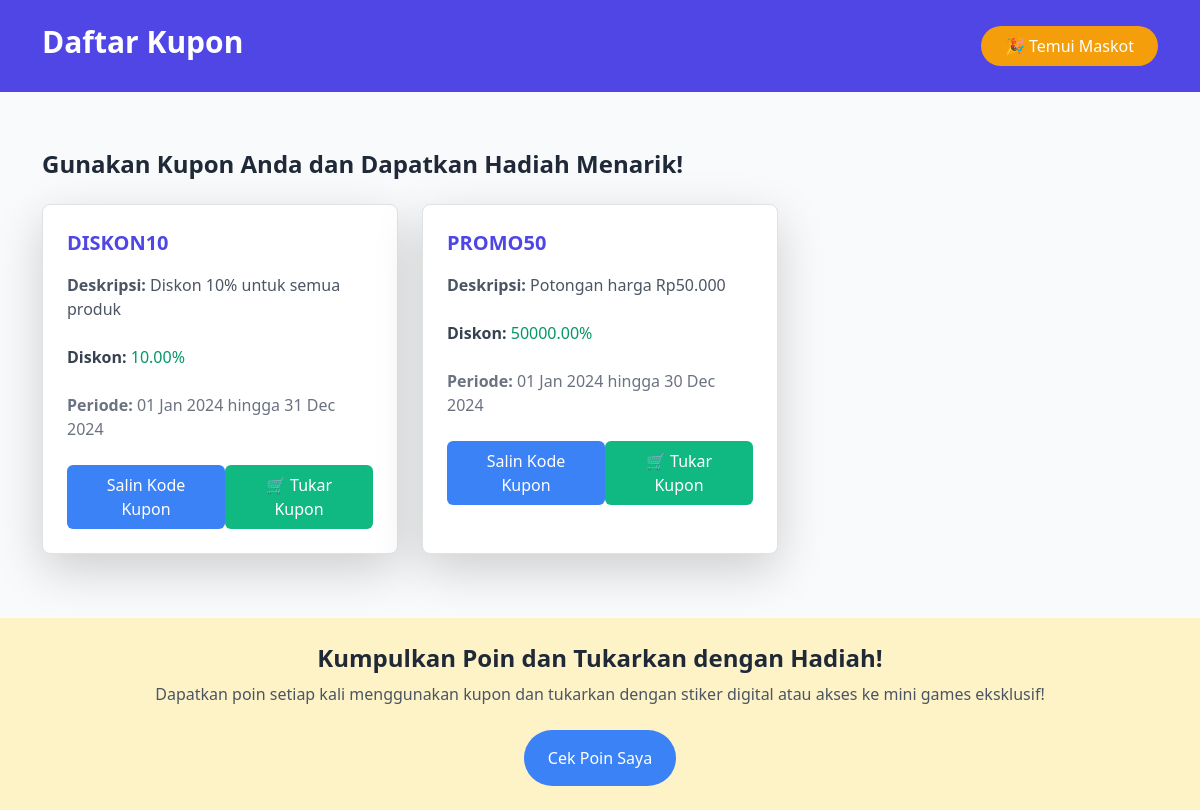
Screenshot of /user/cobapopup.php with the database file from the repository.
### tables this page shows
CREATE TABLE `kupon` (
  `id` int(11) NOT NULL,
  `kode` varchar(255) NOT NULL,
  `deskripsi` text DEFAULT NULL,
  `diskon` decimal(10,2) NOT NULL,
  `tanggal_berlaku` datetime NOT NULL,
  `tanggal_kadaluarsa` datetime NOT NULL
);

### functions.php (called while the page is built, shortened)
<?php
function dbConnect() {
    $servername = "localhost";
    $username = "root";
    $password = "";
    $dbname = "toko_hotwheels";
    $conn = new mysqli($servername, $username, $password, $dbname);
    return $conn;
}
function getAllKupons() {
    $conn = dbConnect();
    $stmt = $conn->prepare("SELECT * FROM kupon");
    $stmt->execute();
    $result = $stmt->get_result();
    $kupons = $result->fetch_all(MYSQLI_ASSOC);
    return $kupons;
}

### user/cobapopup.php (the view, shortened to what this page needs)
<?php
require '../functions.php';
$kupons = getAllKupons();
?>
<!DOCTYPE html>
<html lang="id">
<head>
    <link href="https://cdn.jsdelivr.net/npm/tailwindcss@2.2.19/dist/tailwind.min.css" rel="stylesheet">
    <link href="https://cdn.jsdelivr.net/npm/bootstrap@5.3.0-alpha1/dist/css/bootstrap.min.css" rel="stylesheet">
</head>
<body class="bg-gray-50">
    <header class="bg-indigo-600 text-white py-4 mb-6">
        <div class="container mx-auto flex justify-between items-center">
            <h1 class="text-3xl font-bold">Daftar Kupon</h1>
            <button onclick="showMascot()" class="bg-yellow-500 px-4 py-2 rounded-full text-white hover:bg-yellow-600">
                🎉 Temui Maskot
            </button>
        </div>
    </header>
    <div class="container mx-auto p-8">
        <h2 class="text-2xl font-semibold text-gray-800 mb-6">Gunakan Kupon Anda dan Dapatkan Hadiah Menarik!</h2>
        <div class="grid grid-cols-1 md:grid-cols-2 lg:grid-cols-3 gap-6">
            <?php foreach ($kupons as $kupon): ?>
                <div class="bg-white p-6 rounded-lg shadow-lg border border-gray-200 transition-all transform hover:scale-105 hover:shadow-xl">
                    <h3 class="text-xl font-semibold text-indigo-600 mb-3"><?php echo $kupon['kode']; ?></h3>
                    <p class="text-gray-600 mb-4"><strong>Deskripsi:</strong> <?php echo $kupon['deskripsi']; ?></p>
                    <p class="text-gray-700 mb-4"><strong>Diskon:</strong> <span class="text-green-600"><?php echo $kupon['diskon']; ?>%</span></p>
                    <p class="text-gray-500 mb-6"><strong>Periode:</strong> <?php echo date('d M Y', strtotime($kupon['tanggal_berlaku'])); ?> hingga <?php echo date('d M Y', strtotime($kupon['tanggal_kadaluarsa'])); ?></p>
                    <div class="flex items-center justify-between">
                        <button onclick="copyKuponCode('<?php echo $kupon['kode']; ?>')" class="bg-blue-500 text-white py-2 px-4 rounded-md hover:bg-blue-600 transition duration-300 ease-in-out">
                            Salin Kode Kupon
                        </button>
                        <button class="bg-green-500 text-white py-2 px-4 rounded-md hover:bg-green-600 transition duration-300 ease-in-out">
                            🛒 Tukar Kupon
                        </button>
                    </div>
                </div>
            <?php endforeach; ?>
        </div>
    </div>
    <div class="bg-yellow-100 py-6 mt-8">
        <div class="container mx-auto text-center">
            <h3 class="text-2xl font-semibold text-gray-800">Kumpulkan Poin dan Tukarkan dengan Hadiah!</h3>
            <p class="text-gray-600">Dapatkan poin setiap kali menggunakan kupon dan tukarkan dengan stiker digital atau akses ke mini games eksklusif!</p>
            <div class="mt-4">
                <button class="bg-blue-500 text-white py-3 px-6 rounded-full hover:bg-blue-600">
                    Cek Poin Saya
                </button>
            </div>
        </div>
    </div>
</body>
</html>

### rows the page displays
kupon: kode "DISKON10", deskripsi "Diskon 10% untuk semua produk", diskon "10.00", tanggal_berlaku "01 Jan 2024", tanggal_kadaluarsa "31 Dec 2024"
kupon: kode "PROMO50", deskripsi "Potongan harga Rp50.000", diskon "50000.00", tanggal_berlaku "01 Jan 2024", tanggal_kadaluarsa "30 Dec 2024"
